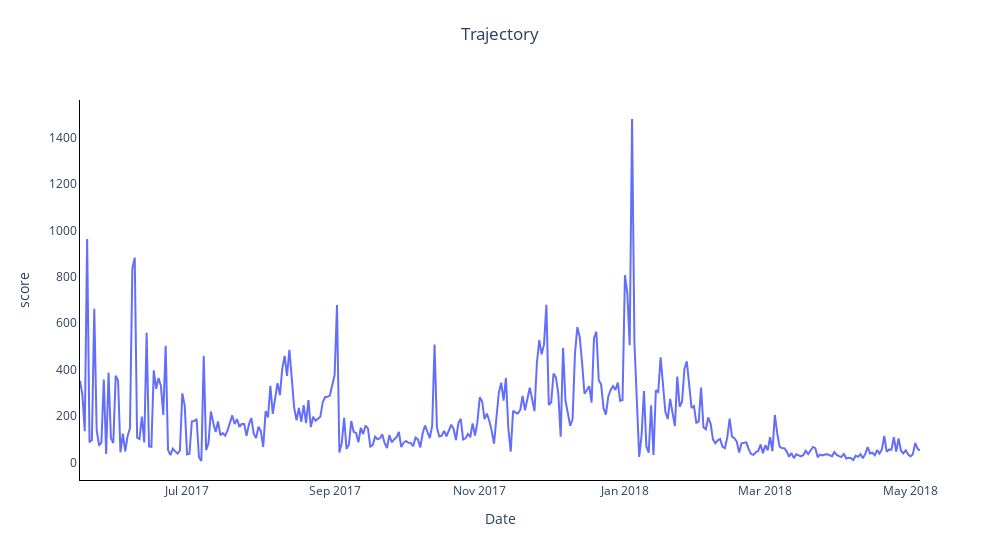

Notebook code cell kept with this figure:
### Markdown cell above
**Draw diagram to illustrate the score resulted from the comparision between powerlaw and exponential distribution for each day**

### Code cell
fig = go.Figure()

# Add a line trace
fig.add_trace(go.Scatter(x=df_power_law['date'], y=df_power_law['score'], mode='lines', name='Line'))
# fig.add_trace(go.Scatter(x=df_power_law['#nodes'], y=df_power_law['alpha'], mode='markers', name='Scatter'))


# Customize the layout
fig.update_layout(
    title=dict(
        text='Trajectory',  # Set the title here
        x=0.5,  # Center the title horizontally (0.5 means middle)
        y=0.95,  # Adjust the vertical position as needed (0.95 is near the top)
    ),
    xaxis=dict(title='Date'),
    yaxis=dict(title='score'),
    paper_bgcolor='white',  # Set the background color to white
    plot_bgcolor='white',   # Set the plot area background color to white
    width=1000
    
)

fig.update_xaxes(linecolor='black')
fig.update_yaxes(linecolor='black')
fig.update_traces(showlegend=False)
# Show the plot
fig.show()

### Figure 1 — Plotly figure (JSON) as saved in the notebook; plotly's stock layout.template omitted (floating-point values rounded to 4 significant figures; data arrays with more than 128 entries replaced by an {"elided": "..."} marker saying what was removed)
{"data": [{"mode": "lines", "name": "Line", "showlegend": false, "type": "scatter", "x": {"elided": "354 str values"}, "y": {"elided": "354 float values"}}], "layout": {"paper_bgcolor": "white", "plot_bgcolor": "white", "title": {"text": "Trajectory", "x": 0.5, "y": 0.95}, "width": 1000, "xaxis": {"linecolor": "black", "title": {"text": "Date"}}, "yaxis": {"linecolor": "black", "title": {"text": "score"}}}}
